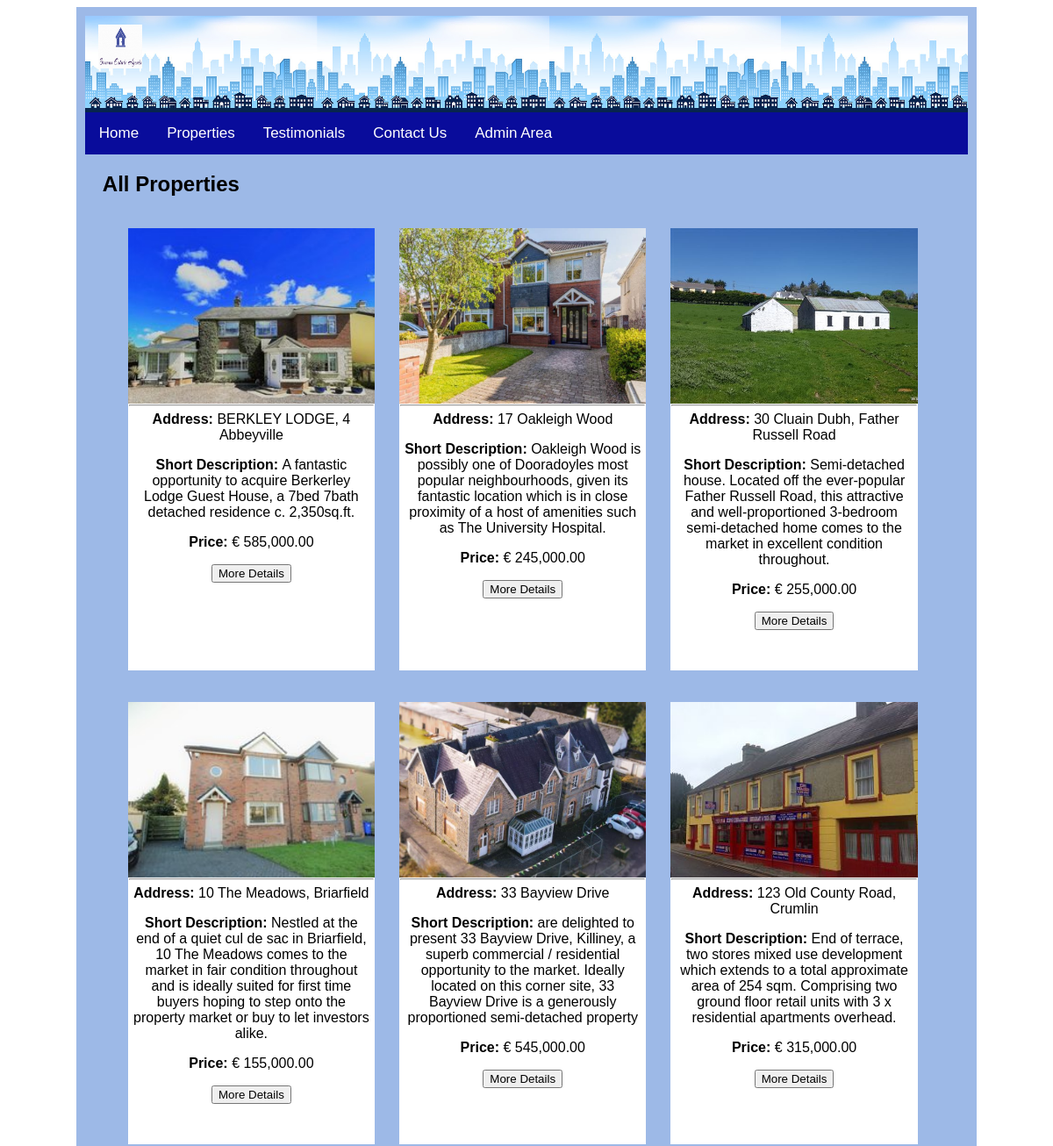
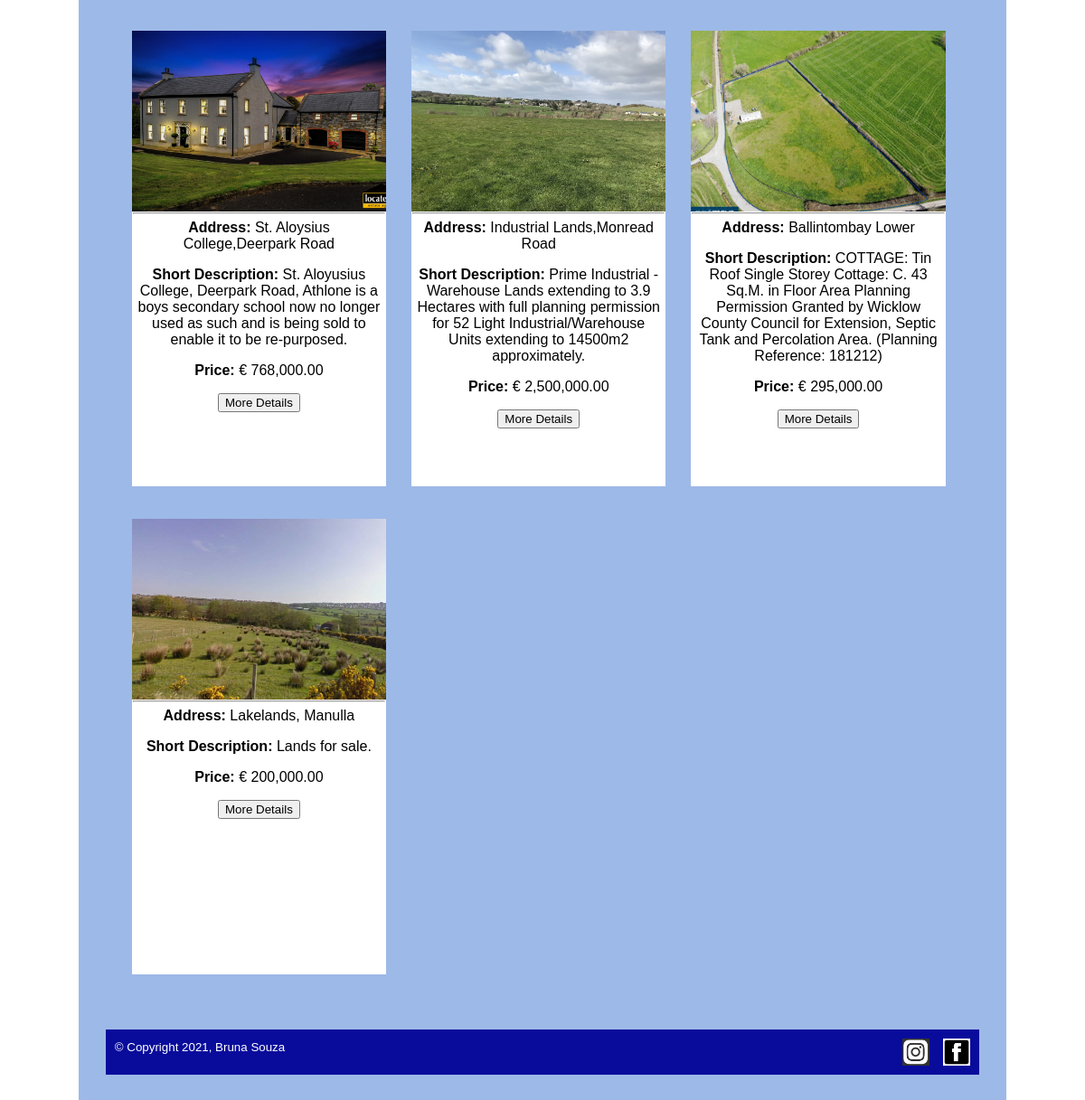
The page /template.php?pageName=displayAllProperties on the database its author committed (2 pictures, top to bottom).
### tables this page shows
CREATE TABLE `property` (
  `propertyid` int(11) NOT NULL,
  `address1` varchar(50) NOT NULL,
  `town` varchar(50) NOT NULL,
  `county` varchar(50) NOT NULL,
  `price` double NOT NULL,
  `bedrooms` int(2) DEFAULT NULL,
  `shortdescription` text NOT NULL,
  `longdescription` text NOT NULL,
  `image` varchar(50) NOT NULL,
  `categoryid` int(11) NOT NULL,
  `vendorid` int(11) NOT NULL
);

### displayAllProperties.php (the view, shortened to what this page needs)
<!DOCTYPE HTML>
<html lang="en">
  <div id="content">
    <?php
      require 'connect.php';
      $sql="SELECT * from property ";
      $category = "All Properties";
    ?>
    <h2><?php echo $category ?></h2>
      <?php
        $result=mysqli_query($link, $sql);
        if(mysqli_num_rows($result)>0){
          $cols = 3;
          $counter = 1;
          while($row=mysqli_fetch_array($result)) {
            if(($counter % $cols) == 1) {
      ?>
              <br><br>
              <div class="newrow">
              <?php
            }
            $propertyid=$row["propertyid"];
            $image=$row["image"];
            $shortdescription=$row["shortdescription"];
            $address1=$row["address1"];
            $price=$row["price"];?>
              <div class="col">
                <div class="card">
                    <?php
                      echo '<div id="img" style="background-image: url(\'' . $image . '\'); background-size:cover;"></div>';
                    ?>
                    <hr>
                  <div class="card-body">
                    <?php
                      echo "<strong>Address: </strong>$address1";
                      echo "<div id=\"shortDescription\">
                      <strong>Short Description: </strong>$shortdescription</div>";
                      $displayPrice = number_format($price, 2, '.', ',');
                      echo "<strong>Price: </strong> € $displayPrice";
                    ?>
                    <div class="detailslink">
                      <?php echo "<a href='template.php?propertyid=$propertyid&pageName=propertyDetails'><button>More Details</button></a>";?>
                      <br><br>
                    </div>
                  </div>
                </div>
              </div>
              <?php
            if(($counter % $cols) == 0) {
              echo "</div>";
            }
            $counter++;
          }
        }
        echo"</div><br><br>";
        mysqli_close($link); ?>
  </div>
</html>

### template.php (shortened to what this page needs)
<!DOCTYPE HTML>
<html lang="en">
  <head>
    <link rel="stylesheet" href="css/styles.css">
  </head>
  <body>
    <div id="container">
      <div class="content">
        <?php
          if($_GET["pageName"] == "home"){
            include("index.php");
          } elseif($_GET["pageName"] == "displayAllProperties"){
            include("displayAllProperties.php");
          } elseif ($_GET["pageName"] == "propertyDetails") {
            include("propertyDetails.php");
          } elseif ($_GET["pageName"] == "testimonials") {
            include("testimonials.php");
          } elseif ($_GET["pageName"] == "testimonialSubmitted") {
            include("testimonialSubmitted.php");
          } elseif ($_GET["pageName"] == "contactUs") {
            include("contactUs.php");
          } elseif ($_GET["pageName"] == "enquirySubmitted") {
            include("enquirySubmitted.php");
          } elseif ($_GET["pageName"] == "adminLogin") {
            include("adminLogin.php");
          } elseif ($_GET["pageName"] == "adminLoggedIn") {
            include("adminLoggedIn.php");
          } elseif ($_GET["pageName"] == "manageTestimonials") {
            include("manageTestimonials.php");
          } elseif ($_GET["pageName"] == "manageProperties") {
            include("manageProperties.php");
          } elseif ($_GET["pageName"] == "addProperty") {
            include("addProperty.php");
          } elseif ($_GET["pageName"] == "editProperty") {
            include("editProperty.php");
          } elseif ($_GET["pageName"] == "deleteProperty") {
            include("deleteProperty.php");
          } elseif ($_GET["pageName"] == "processAddProperty") {
            include("processAddProperty.php");
          } elseif ($_GET["pageName"] == "manageVendors") {
            include("manageVendors.php");
          } elseif ($_GET["pageName"] == "addVendor") {
            include("addVendor.php");
          } elseif ($_GET["pageName"] == "editVendor") {
            include("editVendor.php");
          } elseif ($_GET["pageName"] == "deleteVendor") {
            include("deleteVendor.php");
          } elseif ($_GET["pageName"] == "processAddVendor") {
            include("processAddVendor.php");
          } elseif ($_GET["pageName"] == "viewEnquiries") {
            include("viewEnquiries.php");
          } else{
            echo "Page Content goes here......";
          }
        ?>
      </div>
    </div>
  </body>
</html>

### css/styles.css (style rules this page uses)
#container { margin: auto; width: 85%; background-color: #9DB9E7; border: 10px solid #9DB9E7; font-family: sans-serif; }
body { background-color: #ffffff; }
#header { height: 110px; background-repeat: repeat-x; background-image: url("../images/header.jpeg"); background-size: auto 110px; }
#logo { float:left; margin-top: 10px; margin-left: 15px; }
.topnav { overflow: hidden; background-color: #090C9B; }
.topnav a { float: left; color: #ffffff; padding: 14px 16px; text-decoration: none; font-size: 17px; }
.dropdown { float: left; overflow: hidden; }
.dropdown .dropbtn { font-size: 17px; border: none; color: #ffffff; padding: 14px 16px; background-color: inherit; font-family: inherit; }
.content { padding: 20px; min-height: 400px; }
#content { min-height: 400px; }
.content h2 { margin:0%; }
.content a { text-decoration: none; color: #000000; }
.newrow { overflow:hidden; margin-left: 3%; }
.col { width: 30%; float: left; margin-right: 3%; }
.card { background-color: white; text-align: center; min-height: 400px; }
#img { height: 200px; }
hr { margin: 1px; }
.card-body { padding: 5px; min-height: 290px; }
#footer { background-color: #090C9B; color: #ffffff; height: 30px; margin-top: 25px; padding: 10px; }
#facebookLogo { float:right; margin-left: 15px; }
#InstagramLogo { float:right; }

### rows shown on the page
property: image (picture), address1 "BERKLEY LODGE, 4 Abbeyville", shortdescription "A fantastic opportunity to acquire Berkerley Lodge Guest House, a 7bed 7bath detached residence c. 2,350sq.ft.", price "585,000.00"
property: image (picture), address1 "17 Oakleigh Wood", shortdescription "Oakleigh Wood is possibly one of Dooradoyles most popular neighbourhoods, given its fantastic location which is in close proximity of a host of amenities such as The University Hospital.", price "245,000.00"
property: image (picture), address1 "30 Cluain Dubh, Father Russell Road", shortdescription "Semi-detached house. Located off the ever-popular Father Russell Road, this attractive and well-proportioned 3-bedroom semi-detached home comes to the market in excellent condition throughout.", price "255,000.00"
property: image (picture), address1 "10 The Meadows, Briarfield", shortdescription "Nestled at the end of a quiet cul de sac in Briarfield, 10 The Meadows comes to the market in fair condition throughout and is ideally suited for first time buyers hoping to step onto the property market or buy to let investors alike.", price "155,000.00"
property: image (picture), address1 "33 Bayview Drive", shortdescription "are delighted to present 33 Bayview Drive, Killiney, a superb commercial / residential opportunity to the market. Ideally located on this corner site, 33 Bayview Drive is a generously proportioned semi-detached property", price "545,000.00"
property: image (picture), address1 "123 Old County Road, Crumlin", shortdescription "End of terrace, two stores mixed use development which extends to a total approximate area of 254 sqm. Comprising two ground floor retail units with 3 x residential apartments overhead.", price "315,000.00"
property: image (picture), address1 "St. Aloysius College,Deerpark Road", shortdescription "St. Aloyusius College, Deerpark Road, Athlone is a boys secondary school now no longer used as such and is being sold to enable it to be re-purposed.", price "768,000.00"
property: image (picture), address1 "Industrial Lands,Monread Road", shortdescription "Prime Industrial - Warehouse Lands extending to 3.9 Hectares with full planning permission for 52 Light Industrial/Warehouse Units extending to 14500m2 approximately.", price "2,500,000.00"
property: image (picture), address1 "Ballintombay Lower", shortdescription "COTTAGE: Tin Roof Single Storey Cottage: C. 43 Sq.M. in Floor Area Planning Permission Granted by Wicklow County Council for Extension, Septic Tank and Percolation Area. (Planning Reference: 181212)", price "295,000.00"
property: image (picture), address1 "Lakelands, Manulla", shortdescription "Lands for sale.", price "200,000.00"

### other values the page prints
$category "All Properties"
